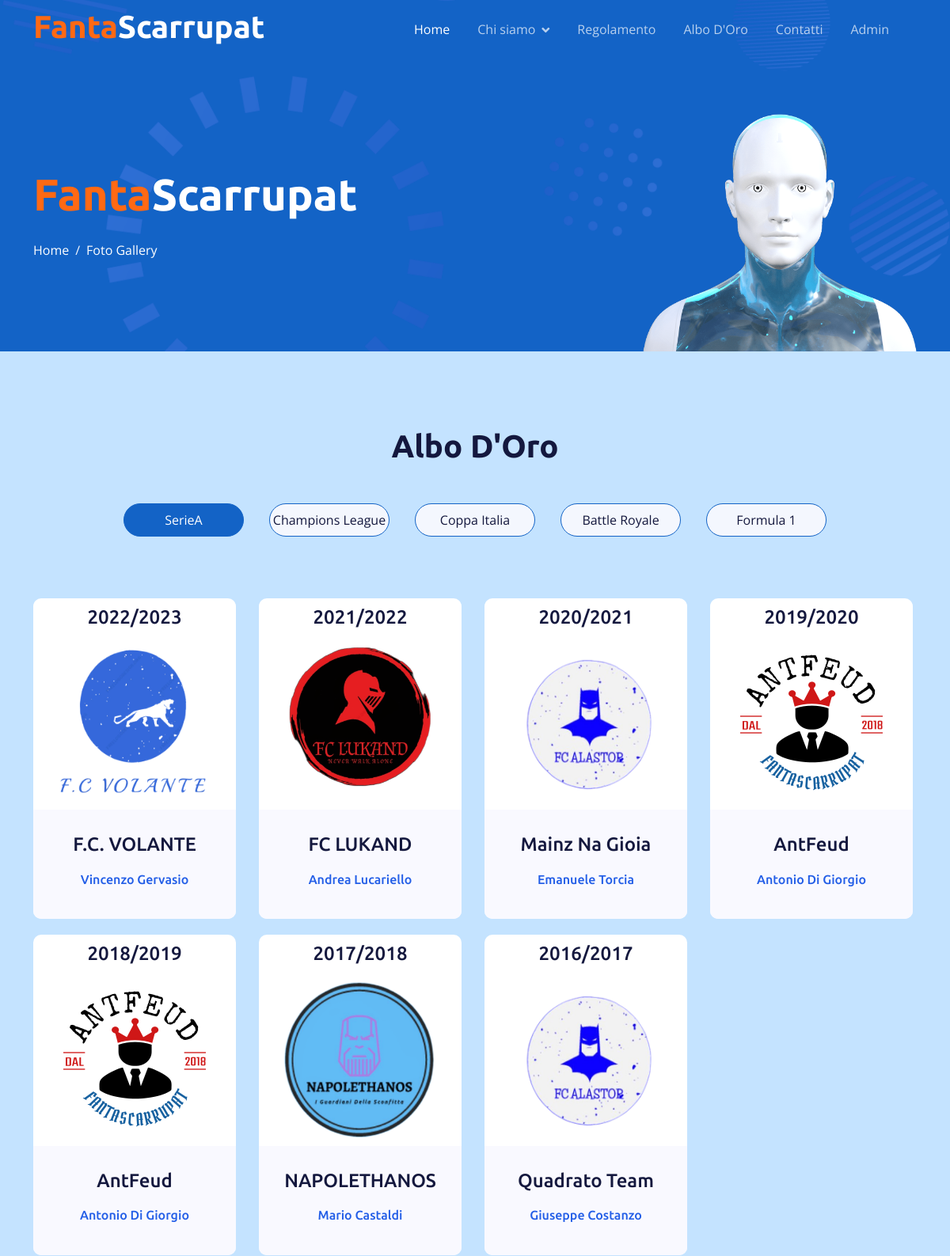
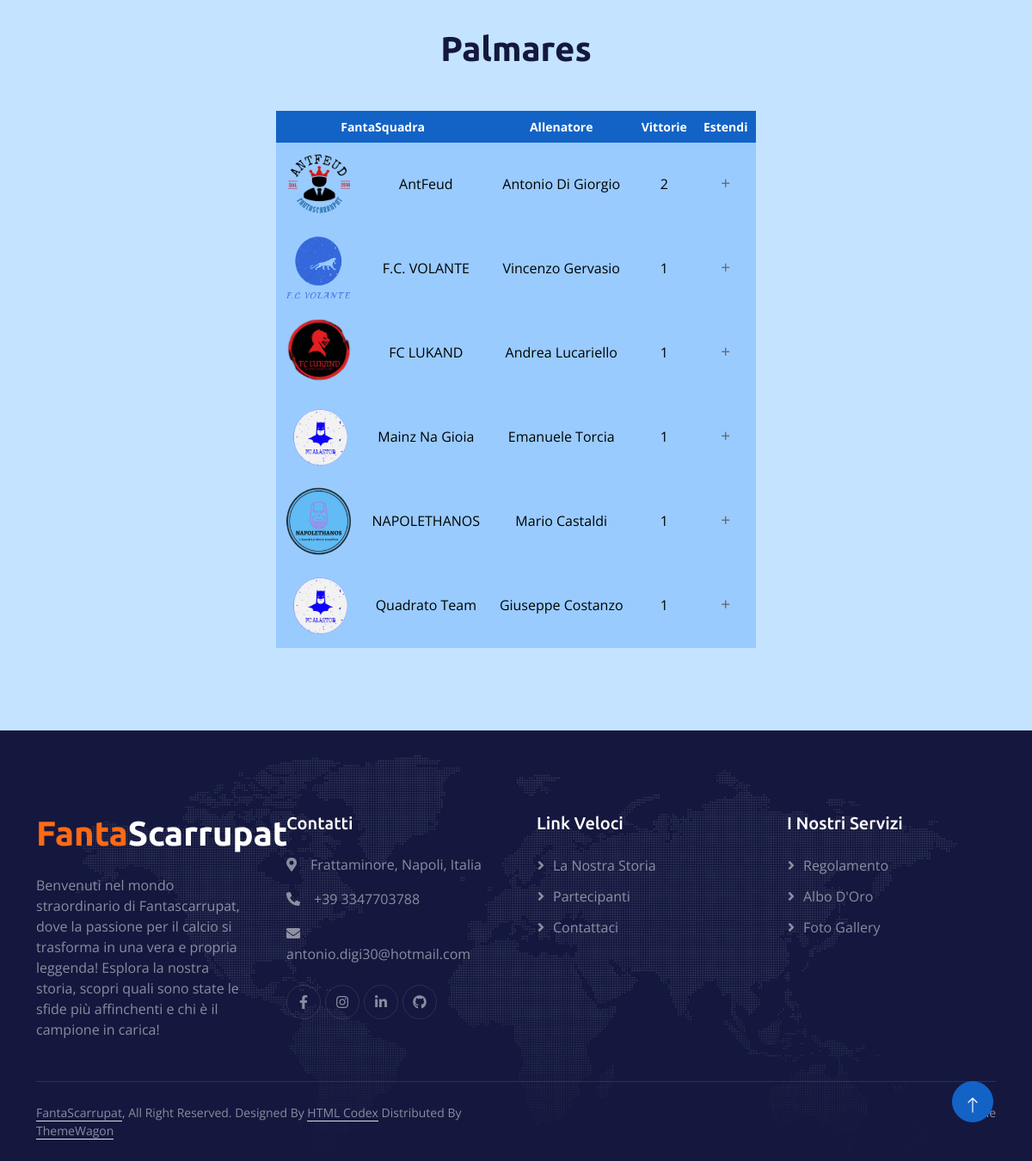
The page /alboDOro.php on the database its author committed (2 pictures, top to bottom).
### tables this page shows
CREATE TABLE competizione_disputata (
                                      id_competizione_disputata INT PRIMARY KEY AUTO_INCREMENT NOT NULL,
                                      nome_competizione VARCHAR(100) NOT NULL,
                                      anno INT NOT NULL,
                                      vincitore VARCHAR(100) NOT NULL,
                                      FOREIGN KEY (nome_competizione) REFERENCES competizione(nome_competizione),
                                      FOREIGN KEY (vincitore) REFERENCES fantasquadra(nome_fantasquadra)
);

CREATE TABLE fantasquadra (
                            nome_fantasquadra VARCHAR(100) PRIMARY KEY NOT NULL,
                            scudetto VARCHAR(100),
                            fantaallenatore VARCHAR(100) NOT NULL,
                            flag_attuale VARCHAR(1) NOT NULL  
);

### alboDOro.php (the view, shortened to what this page needs)
<!DOCTYPE html>
<html lang="en">
<head>
  <link href="https://cdnjs.cloudflare.com/ajax/libs/font-awesome/5.10.0/css/all.min.css" rel="stylesheet">
  <link href="https://cdn.jsdelivr.net/npm/bootstrap-icons@1.4.1/font/bootstrap-icons.css" rel="stylesheet">
  <link href="lib/animate/animate.min.css" rel="stylesheet">
  <link href="lib/owlcarousel/assets/owl.carousel.min.css" rel="stylesheet">
  <link href="css/bootstrap.min.css" rel="stylesheet">
  <link href="css/style.css" rel="stylesheet">
</head>
<body>
<?php
    include 'php/contVisual.php';
?>
<div class="container-fluid pt-5 bg-primary hero-header">
  <div class="container pt-5">
    <div class="row g-5 pt-5">
      <div class="col-lg-6 align-self-center text-center text-lg-start mb-lg-5">
        <h1 class="display-4 text-white mb-4 animated slideInRight">
          <span class="text-color1">Fanta</span><span class="text-color2">Scarrupat</span>
        </h1>
        <nav aria-label="breadcrumb">
          <ol class="breadcrumb justify-content-center justify-content-lg-start mb-0">
            <li class="breadcrumb-item"><a class="text-white" href="index.php">Home</a></li>
            <li class="breadcrumb-item text-white active" aria-current="page">Foto Gallery</li>
          </ol>
        </nav>
      </div>
      <div class="col-lg-6 align-self-end text-center text-lg-end">
        <img class="img-fluid" src="img/hero-img.png" alt="" style="max-height: 300px;">
      </div>
    </div>
  </div>
</div>
<div class="container-fluid destination py-5">
  <div class="container py-5">
    <div class="mx-auto text-center mb-5" style="max-width: 900px;">
      <div class="text-center mx-auto mb-5 wow fadeInUp" data-wow-delay="0.1s" style="max-width: 500px;">
        <h1 class="display-6 mb-5">Albo D'Oro</h1>
      </div>
    </div>
    <div class="tab-class text-center">
      <ul class="nav nav-pills d-inline-flex justify-content-center mb-5">
        <li class="nav-item">
          <a class="d-flex mx-3 py-2 border border-primary bg-light rounded-pill active" data-bs-toggle="pill" href="#SerieA">
            <span class="text-dark" style="width: 150px;">SerieA</span>
          </a>
        </li>
        <li class="nav-item">
          <a class="d-flex py-2 mx-3 border border-primary bg-light rounded-pill" data-bs-toggle="pill" href="#ChampionsLeague">
            <span class="text-dark" style="width: 150px;">Champions League</span>
          </a>
        </li>
        <li class="nav-item">
          <a class="d-flex mx-3 py-2 border border-primary bg-light rounded-pill" data-bs-toggle="pill" href="#CoppaItalia">
            <span class="text-dark" style="width: 150px;">Coppa Italia</span>
          </a>
        </li>
        <li class="nav-item">
          <a class="d-flex mx-3 py-2 border border-primary bg-light rounded-pill" data-bs-toggle="pill" href="#BattleRoyale">
            <span class="text-dark" style="width: 150px;">Battle Royale</span>
          </a>
        </li>
        <li class="nav-item">
          <a class="d-flex mx-3 py-2 border border-primary bg-light rounded-pill" data-bs-toggle="pill" href="#Formula1">
            <span class="text-dark" style="width: 150px;">Formula 1</span>
          </a>
        </li>
      </ul>
      <div class="tab-content">
        <div id="SerieA" class="tab-pane fade show p-0 active">
          <div class="row">
            <?php
            $query = "SELECT C.anno, F.nome_fantasquadra, F.scudetto, F.fantaallenatore, C.nome_competizione FROM competizione_disputata as C,
              fantasquadra AS F WHERE F.nome_fantasquadra = C.vincitore AND nome_competizione = 'Serie A' ORDER BY C.anno DESC";
            $result = $conn->query($query);
            if ($result->num_rows > 0) {
              while($row = $result->fetch_assoc()) {
                ?>
                <div class="col-lg-3 col-md-6">
                  <a href="#" class="dettagli-link" data-competizione="<?php echo $row["nome_competizione"]?>" data-anno="<?php echo $row["anno"]; ?>">
                    <div class="single-unique-product">
                      <div class="descAnno">
                        <h4>
                          <?PHP echo $row["anno"]-1 ?>/<?PHP echo $row["anno"]?>
                        </h4>
                      </div>
                      <img class="img-fluid" src="img/fanta/<?PHP echo$row["scudetto"]?>" alt="">
                      <div class="descVin">
                        <h4>
                          <?PHP echo $row["nome_fantasquadra"]?>
                        </h4>
                        <h6>
                          <?PHP echo $row["fantaallenatore"]?>
                        </h6>
                      </div>
                    </div>
                  </a>
                </div>
                <?php
              }
            }
            ?>
          </div>
          <br>
          <div class="text-center mx-auto mb-5 wow fadeInUp" data-wow-delay="0.1s" style="max-width: 500px;">
            <h1 class="display-6 mb-5">Palmares</h1>
          </div>
          <div class="row">
            <div class="col-md-12">
              <div class="table-responsive">
                <table class="table">
                  <thead class="thead-primary">
                  <tr>
                    <th colspan="2">FantaSquadra</th>
                    <th>Allenatore</th>
                    <th>Vittorie</th>
                    <th>Estendi</th>
                  </tr>
                  </thead>
                  <tbody>
                  <?php
                  $query = "SELECT COUNT(id_competizione_disputata) as vittorie, F.nome_fantasquadra, F.scudetto, F.fantaallenatore,
                          GROUP_CONCAT(DISTINCT CONCAT(' ', (C.anno) - 1), '/', C.anno) AS anni_vittoria
                          FROM competizione_disputata as C, fantasquadra AS F
                          WHERE F.nome_fantasquadra = C.vincitore AND nome_competizione = 'Serie A'
                          GROUP BY F.nome_fantasquadra ORDER BY vittorie DESC";
                  $result = $conn->query($query);
                  if ($result->num_rows > 0) {
                    while($row = $result->fetch_assoc()) {
                      ?>
                      <tr>
                        <th><img class="img-fluid-logo" src="img/fanta/<?php echo $row["scudetto"]?>"></th>
                        <td><?php echo $row["nome_fantasquadra"]?></td>
                        <td><?php echo $row["fantaallenatore"]?></td>
                        <td><?php echo $row["vittorie"]?></td>
                        <td><span class="toggle-icon">+</span></td>
                      </tr>
                      <?php
                    }
                  }
                  ?>
                  </tbody>
                </table>
              </div>
            </div>
          </div>
        </div>
      </div>
    </div>
  </div>
</div>
<a href="#" class="btn btn-lg btn-primary btn-lg-square back-to-top pt-2"><i class="bi bi-arrow-up"></i></a>
</body>
</html>

### css/style.css (style rules this page uses)
:root { --primary: #1363C6; --secondary: #15ACE1; --light: #F4F7FE; --dark: #14183E; }
.text-color1 { color: #FF6914; }
.text-color2 { color: #FFFFFF; }
.back-to-top { position: fixed; display: none; right: 45px; bottom: 45px; z-index: 99; }
h1, h2, h3, .fw-bold { font-weight: 700 !important; }
h4, h5, h6, .fw-medium { font-weight: 500 !important; }
.btn { font-weight: 500; transition: .5s; }
.btn-lg-square { width: 48px; height: 48px; }
.btn-square, .btn-sm-square, .btn-lg-square { padding: 0; display: flex; align-items: center; justify-content: center; font-weight: normal; border-radius: 50px; }
* { box-sizing: border-box; }
.table { width: 50%; margin: 0 auto; background: #ffffff; -webkit-box-shadow: 0px 5px 12px -12px rgba(0, 0, 0, 0.29); -moz-box-shadow: 0px 5px 12px -12px rgba(0, 0, 0, 0.29); box-shadow: 0px 5px 12px -12px rgba(0, 0, 0, 0.29); text-align: center; }
.table thead.thead-primary { background: var(--primary); }
.table thead th { border: none; font-size: 14px; color: #ffffff; }
.table tbody tr { margin-bottom: 10px; }
.table tbody th, .table tbody td { border: none; font-size: 16px; background: #99cbff; vertical-align: middle; border-bottom: 2px solid #99cbff; color: black; }
.table tbody td:nth-child(odd) { background: #99cbff; border-bottom: 2px solid #99cbff; }
.img-fluid-logo { width: 80px; height: 80px; align-content: center; }
.toggle-icon { cursor: pointer; font-size: 1.2em; color: #666; transition: transform 0.3s; }
.destination .tab-class .nav-item { padding: 0 0 20px 0; }
.destination .tab-class .nav-item a.active { background: var(--bs-primary) !important; }
.destination .tab-class .nav-item a.active span { color: var(--bs-white) !important; }
.single-unique-product { background-color: #fff; text-align: center; border-radius: 10px; margin: 10px 5px 10px 0; -webkit-transition: all 0.3s ease 0s; -moz-transition: all 0.3s ease 0s; -o-transition: all 0.3s ease 0s; transition: all 0.3s ease 0s; }
.single-unique-product img { padding: 0px; width: 200px; height: 200px; margin-bottom: 10px; }
.single-unique-product h6 { color: #235ee7; margin-top: 20px; margin-bottom: 10px; }
.single-unique-product .descAnno { padding: 10px 0; border-bottom-right-radius: 10px; border-bottom-left-radius: 10px; }
.single-unique-product .descVin { background-color: #f9f9ff; padding: 30px 0; border-bottom-right-radius: 10px; border-bottom-left-radius: 10px; }
.sticky-top { top: -150px; transition: .5s; }
.navbar { padding: 11px 0 !important; height: 75px; }
.navbar .navbar-nav .nav-link { margin-right: 35px; padding: 0; color: rgba(255, 255, 255, .7); outline: none; }
.navbar .navbar-nav .nav-link:hover, .navbar .navbar-nav .nav-link.active { color: rgba(255, 255, 255, 1); }
.navbar .dropdown-toggle::after { border: none; content: "\f107"; font-family: "Font Awesome 5 Free"; font-weight: 900; vertical-align: middle; margin-left: 8px; }
.hero-header { margin-top: -75px; background: url(../img/bg-hero.png) center center no-repeat; background-size: cover; }
.hero-header .breadcrumb-item+.breadcrumb-item::before { color: var(--light); }
.footer { background: url(../img/footer.png) center center no-repeat; background-size: contain; }
.footer .btn.btn-social { margin-right: 5px; width: 40px; height: 40px; display: flex; align-items: center; justify-content: center; color: rgba(255,255,255,.5); border: 1px solid rgba(256, 256, 256, .1); border-radius: 40px; transition: .3s; }
.footer .btn.btn-link { display: block; margin-bottom: 10px; padding: 0; text-align: left; color: rgba(255,255,255,.5); font-weight: normal; transition: .3s; }
.footer .btn.btn-link::before { position: relative; content: "\f105"; font-family: "Font Awesome 5 Free"; font-weight: 900; margin-right: 10px; }
.footer .copyright { padding: 25px 0; font-size: 14px; border-top: 1px solid rgba(256, 256, 256, .1); }
.footer .copyright a { color: rgba(255,255,255,.5); }
.footer .footer-menu a { margin-right: 15px; padding-right: 15px; border-right: 1px solid rgba(255, 255, 255, .1); }
.footer .footer-menu a:last-child { margin-right: 0; padding-right: 0; border-right: none; }

### rows shown on the page
competizione_disputata: $row['anno']-1 "2022", anno "2023", vincitore.scudetto (picture), vincitore.nome_fantasquadra "F.C. VOLANTE", vincitore.fantaallenatore "Vincenzo Gervasio"
competizione_disputata: $row['anno']-1 "2021", anno "2022", vincitore.scudetto (picture), vincitore.nome_fantasquadra "FC LUKAND", vincitore.fantaallenatore "Andrea Lucariello"
competizione_disputata: $row['anno']-1 "2020", anno "2021", vincitore.scudetto (picture), vincitore.nome_fantasquadra "Mainz Na Gioia", vincitore.fantaallenatore "Emanuele Torcia"
competizione_disputata: $row['anno']-1 "2019", anno "2020", vincitore.scudetto (picture), vincitore.nome_fantasquadra "AntFeud", vincitore.fantaallenatore "Antonio Di Giorgio"
competizione_disputata: $row['anno']-1 "2018", anno "2019", vincitore.scudetto (picture), vincitore.nome_fantasquadra "AntFeud", vincitore.fantaallenatore "Antonio Di Giorgio"
competizione_disputata: $row['anno']-1 "2017", anno "2018", fantasquadra.scudetto (picture), fantasquadra.nome_fantasquadra "NAPOLETHANOS", fantasquadra.fantaallenatore "Mario Castaldi"
competizione_disputata: $row['anno']-1 "2016", anno "2017", vincitore.scudetto (picture), vincitore.nome_fantasquadra "Quadrato Team", vincitore.fantaallenatore "Giuseppe Costanzo"
fantasquadra: scudetto (picture), nome_fantasquadra "AntFeud", fantaallenatore "Antonio Di Giorgio", vittorie "2"
fantasquadra: scudetto (picture), nome_fantasquadra "F.C. VOLANTE", fantaallenatore "Vincenzo Gervasio", vittorie "1"
fantasquadra: scudetto (picture), nome_fantasquadra "FC LUKAND", fantaallenatore "Andrea Lucariello", vittorie "1"
fantasquadra: scudetto (picture), nome_fantasquadra "Mainz Na Gioia", fantaallenatore "Emanuele Torcia", vittorie "1"
fantasquadra: scudetto (picture), nome_fantasquadra "NAPOLETHANOS", fantaallenatore "Mario Castaldi", vittorie "1"
fantasquadra: scudetto (picture), nome_fantasquadra "Quadrato Team", fantaallenatore "Giuseppe Costanzo", vittorie "1"
